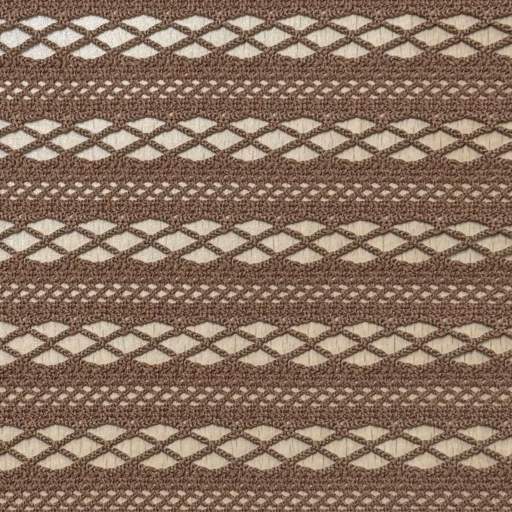
#> input picture aligned_1024ver/pattern01.jpg, 1024 x 1024 px (shown at 1/2 size); its folder holds only this picture in this run
$ python cvgaussiansobel.py
#> lines starting #> are read from the running program, lines starting #| are printed output that depends on the picture; after the words box and inside, x2 and y2 are one past the last pixel; in counts of white or black regions, pixels touching at a corner belong together
"""Sobel 기울기 벡터로 1024x1024 이미지의 가로/세로 반복 크기를 추정한다."""

from __future__ import annotations
import argparse
import csv
import math
from dataclasses import dataclass
from pathlib import Path
import cv2 as cv
import numpy as np

SAVE_SCORE_CSV = True
SCORE_TOLERANCE = 0.15
IMAGE_SIZE = 1024          # 입력 이미지는 반드시 1024x1024
BLUR_SIGMA = 2.0           # 가우시안 블러 시그마(px)
BLUR_KSIZE = 13            # 약 6*sigma + 1, 홀수
EXTENSIONS = {".jpg", ".jpeg", ".png", ".bmp", ".tif", ".tiff", ".webp"}


@dataclass(frozen=True)
class AxisCandidate:
    """한 축에서 조사한 이동량 후보와 점수."""

    shift_px: int
    period_px: float
    score: float
    passed: bool


@dataclass(frozen=True)
class AxisResult:
    """한 축의 최종 주기와 후보 정보."""

    period_px: float
    score: float
    candidates: tuple[AxisCandidate, ...]
    selected_shift: int


def read_image(path: str | Path) -> np.ndarray:
    """이미지를 BGR로 읽고 1024x1024인지 검사한다.

    cv.imread는 한글 등 비ASCII 경로에서 실패할 수 있어 imdecode로 읽는다.
    """
    data = np.fromfile(str(path), dtype=np.uint8)
    image = cv.imdecode(data, cv.IMREAD_COLOR)
    if image is None:
        raise ValueError(f"이미지를 읽을 수 없습니다: {path}")
    return check_size(image, Path(path).name)


def check_size(image: np.ndarray, name: str = "image") -> np.ndarray:
    """입력이 정확히 1024x1024가 아니면 오류를 낸다."""
    if image.shape[:2] != (IMAGE_SIZE, IMAGE_SIZE):
        h, w = image.shape[:2]
        raise ValueError(f"이미지 크기는 {IMAGE_SIZE}x{IMAGE_SIZE}이어야 합니다: {name} ({w}x{h})")
    return image


def write_image(path: str | Path, image: np.ndarray) -> None:
    """한글 경로에서도 저장되도록 imencode + tofile로 쓴다."""
    ok, buffer = cv.imencode(Path(path).suffix or ".png", image)
    if not ok:
        raise ValueError(f"이미지를 저장할 수 없습니다: {path}")
    buffer.tofile(str(path))


def _refine_period(scores: np.ndarray, shift: int, lo: int, hi: int) -> float:
    """이웃한 세 점수로 정수 이동량을 포물선 보간하고 소수 첫째 자리로 반올림한다."""
    offset = 0.0
    if lo < shift < hi:
        left, center, right = map(float, scores[shift - 1:shift + 2])
        # 2차 차분이 양수일 때만 아래로 볼록한 최솟값이다.
        curvature = left - 2 * center + right
        if curvature > 1e-8:
            offset = float(np.clip(0.5 * (left - right) / curvature, -0.5, 0.5))
    return round(shift + offset, 1)


def _axis_period(gx: np.ndarray, gy: np.ndarray, axis: int) -> AxisResult | None:
    """한 축의 기울기 벡터 차이를 비교해 가장 작은 허용 주기를 선택한다."""
    length = gx.shape[axis]
    # 이미지 안에 대략 3~100회 반복이 들어오는 이동량 범위만 조사한다.
    lo = max(2, math.ceil(length / 100))
    hi = min(length - 1, math.floor(length / 3))
    if hi < lo:
        return None

    # 이동량별 점수를 저장한다. 인덱스는 곧 이동 픽셀 수이다.
    scores = np.full(hi + 2, np.nan, dtype=np.float64)
    for shift in range(lo - 1, hi + 2):
        if axis == 1:
            dx = gx[:, shift:] - gx[:, :-shift]
            dy = gy[:, shift:] - gy[:, :-shift]
        else:
            dx = gx[shift:, :] - gx[:-shift, :]
            dy = gy[shift:, :] - gy[:-shift, :]
        # (Gx, Gy) 차이 벡터의 유클리드 거리 평균
        scores[shift] = float(np.mean(cv.magnitude(dx, dy)))

    # lo와 hi도 바깥 이웃과 비교해 경계의 국소 최솟값을 확인한다.
    local_minima = [
        shift for shift in range(lo, hi + 1)
        if scores[shift] <= scores[shift - 1]
        and scores[shift] <= scores[shift + 1]
        and (scores[shift] < scores[shift - 1] or scores[shift] < scores[shift + 1])
    ]
    if not local_minima:
        return None

    finite_scores = scores[lo:hi + 1]
    threshold = float(np.min(finite_scores)) + SCORE_TOLERANCE
    # 허용 범위 안의 국소 최솟값 중 가장 짧은 주기를 선택해 배수(2P, 3P)를 피한다.
    accepted = [shift for shift in local_minima if scores[shift] <= threshold]
    chosen = min(accepted) if accepted else int(np.argmin(finite_scores) + lo)

    # 점수 상위 후보를 보존하되, 실제 선택된 이동량은 반드시 포함한다.
    ranked = sorted(
        (chosen, *sorted(
            (shift for shift in local_minima if shift != chosen),
            key=lambda shift: (scores[shift], shift),
        )[:3]),
        key=lambda shift: (scores[shift], shift),
    )
    candidates = tuple(
        AxisCandidate(shift_px=shift, period_px=float(shift),
                      score=float(scores[shift]), passed=bool(scores[shift] <= threshold))
        for shift in ranked
    )
    return AxisResult(_refine_period(scores, chosen, lo, hi),
                      float(scores[chosen]), candidates, chosen)


def find_repeat_size(image: np.ndarray | str | Path
                     ) -> tuple[AxisResult | None, AxisResult | None] | None:
    """회색조 변환 → 가우시안 블러 → Sobel 후 (가로 축 결과, 세로 축 결과)를 계산한다."""
    if not isinstance(image, np.ndarray):
        image = read_image(image)
    check_size(image)
    gray = image if image.ndim == 2 else cv.cvtColor(image, cv.COLOR_BGR2GRAY)
    gray = gray.astype(np.float32) / 255

    # OpenCV 가우시안 블러 (sigma = 2px). 커널은 sigma의 약 6배.
    gray = cv.GaussianBlur(gray, (BLUR_KSIZE, BLUR_KSIZE), BLUR_SIGMA)

    # 전체 이미지에서 먼저 Sobel 미분을 계산한다. 먼저 잘라내면 경계 인공물이 생긴다.
    gx = cv.Sobel(gray, cv.CV_64F, 1, 0, ksize=5)
    gy = cv.Sobel(gray, cv.CV_64F, 0, 1, ksize=5)
    # 기울기가 거의 없으면 비교할 정보가 없다.
    if np.mean(cv.magnitude(gx, gy)) < 1e-6:
        return None

    # axis=1은 가로 방향, axis=0은 세로 방향의 주기 탐색이다.
    x = _axis_period(gx, gy, 1)
    y = _axis_period(gx, gy, 0)
    if x is None and y is None:
        return None
    return x, y


def _patch_size(result: tuple[AxisResult | None, AxisResult | None]) -> tuple[int, int]:
    """추정 주기를 패치 크기로 바꾼다. 실패한 축은 기본값 100px, 범위는 1~1024로 제한한다."""
    x, y = result
    width = max(1, min(IMAGE_SIZE, round(x.period_px if x is not None else 100.0)))
    height = max(1, min(IMAGE_SIZE, round(y.period_px if y is not None else 100.0)))
    return width, height


def save_visualization(image: np.ndarray | str | Path,
                       result: tuple[AxisResult | None, AxisResult | None] | None,
                       output: str | Path) -> None:
    """중앙의 추정 반복 패치와 주기/점수를 표시한 이미지를 저장한다."""
    canvas = (read_image(image) if not isinstance(image, np.ndarray) else image).copy()
    h, w = canvas.shape[:2]
    if result is not None:
        x, y = result
        width = x.period_px if x is not None else 100.0
        height = y.period_px if y is not None else 100.0
        left, top = round((w - width) / 2), round((h - height) / 2)
        cv.rectangle(canvas, (left, top), (round(left + width), round(top + height)),
                     (35, 35, 255), 2)  # BGR 빨강
        label = f"Width: {width:.1f}px   Height: {height:.1f}px"
        scores = f"X score: {x.score:.3f}" if x is not None else "X score: N/A"
        scores += f"   Y score: {y.score:.3f}" if y is not None else "   Y score: N/A"
        if x is None or y is None:
            label += "   (100.0px = default)"
        lines = [label, scores]
    else:
        lines = ["Repeat not found"]

    # 텍스트 크기에 맞춘 반투명 검정 패널 위에 글자를 쓴다.
    font, scale, thick = cv.FONT_HERSHEY_SIMPLEX, max(0.6, w / 1700), 2
    sizes = [cv.getTextSize(t, font, scale, thick)[0] for t in lines]
    line_h = max(s[1] for s in sizes) + 14
    panel_w = max(s[0] for s in sizes) + 30
    overlay = canvas.copy()
    cv.rectangle(overlay, (10, 10), (min(w - 10, 10 + panel_w), 20 + line_h * len(lines)),
                 (0, 0, 0), -1)
    canvas = cv.addWeighted(overlay, 0.8, canvas, 0.2, 0)
    for i, text in enumerate(lines):
        cv.putText(canvas, text, (20, 10 + line_h * (i + 1)), font, scale,
                   (255, 255, 255), thick, cv.LINE_AA)
    write_image(output, canvas)


def save_tiled_image(image: np.ndarray | str | Path,
                     result: tuple[AxisResult | None, AxisResult | None],
                     output: str | Path) -> None:
    """추정한 한 주기 패치를 1024x1024 캔버스 전체에 반복 배치해 저장한다."""
    source = read_image(image) if not isinstance(image, np.ndarray) else image
    width, height = _patch_size(result)
    # 이미지 중심에서 한 주기 패치를 잘라낸다.
    left, top = (IMAGE_SIZE - width) // 2, (IMAGE_SIZE - height) // 2
    patch = source[top:top + height, left:left + width]
    # 패치가 캔버스 중앙에 오도록 위치별 패치 인덱스를 계산해 반복 배치한다.
    xs = (np.arange(IMAGE_SIZE) - left) % width
    ys = (np.arange(IMAGE_SIZE) - top) % height
    write_image(output, patch[np.ix_(ys, xs)])


def main() -> None:
    """명령행 인수를 검증하고 이미지별 분석, 시각화, CSV 출력을 수행한다."""
    parser = argparse.ArgumentParser(description=__doc__)
    project_dir = Path(__file__).resolve().parent
    parser.add_argument("image", nargs="?", type=Path,
                        default=project_dir / "aligned_1024ver",
                        help="입력 이미지 또는 이미지 폴더 (기본값: aligned_1024ver)")
    parser.add_argument("-o", "--output-dir", "--output_dir", type=Path,
                        default=project_dir / "outputs_sobel",
                        help="결과 이미지 저장 폴더 (기본값: outputs_sobel)")
    args = parser.parse_args()

    if args.image.is_dir():
        images = sorted(p for p in args.image.iterdir()
                        if p.is_file() and p.suffix.lower() in EXTENSIONS)
    elif args.image.is_file():
        images = [args.image]
    else:
        parser.error(f"입력 파일 또는 폴더를 찾을 수 없습니다: {args.image}")
    if not images:
        parser.error(f"입력 폴더에 이미지가 없습니다: {args.image}")
    # 처리 시작 전에 모든 이미지가 1024x1024인지 먼저 검증한다.
    for image_path in images:
        try:
            read_image(image_path)
#> in read_image, image is the input picture: shape (1024, 1024, 3); mean B, G, R 96.2, 113.4, 137.3
        except ValueError as error:
            parser.error(str(error))

    # 기존 결과를 덮어쓰지 않도록 빈 번호의 폴더를 새로 만든다.
    output_dir = args.output_dir
    number = 2
    while True:
        try:
            output_dir.mkdir(parents=True, exist_ok=False)
            break
        except FileExistsError:
            output_dir = args.output_dir.with_name(f"{args.output_dir.name}{number}")
            number += 1

    rows = []
    for image_path in images:
        image = read_image(image_path)
        output = output_dir / f"{image_path.stem}_patch.png"
        result = find_repeat_size(image)
#> after the loop in _axis_period, `for shift in range(lo - 1, hi + 2):`:
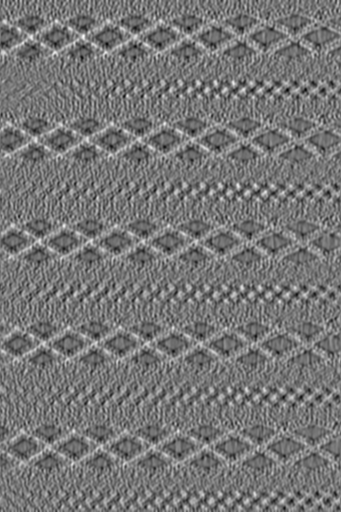
#> dx: shape (1024, 682) float64 (shown at 1/2 size); min -12.11, max 13.97, mean 0.00269; drawn with min black and max white
#> in _axis_period, `local_minima = [ shift for shift in range(lo, hi + 1) if scores[shift]..`: local_minima = [35, 70, 105, 139, 174, 209, 244, 279, 313]
#> in _axis_period, `finite_scores = scores[lo:hi + 1]`: finite_scores = 331 values, max 4.37 at index 42, min 1.99 at index 94, mean 3.83
#> in _axis_period, `threshold = float(np.min(finite_scores)) + SCORE_TOLERANCE`: threshold = 2.14
#> in _axis_period, `accepted = [shift for shift in local_minima if scores[shift] <= thresh..`: accepted = [105]
#> in _axis_period, `chosen = min(accepted) if accepted else int(np.argmin(finite_scores) +..`: chosen = 105
#> in _axis_period, `ranked = sorted( (chosen, *sorted( (shift for shift in local_minima if..`: ranked = [105, 209, 313, 35]
#> in _refine_period, `left, center, right = map(float, scores[shift - 1:shift + 2])`: left = 2.03; center = 1.99; right = 2.05
#> in _refine_period, `curvature = left - 2 * center + right`: curvature = 0.0921
#> in _refine_period, `offset = float(np.clip(0.5 * (left - right) / curvature, -0.5, 0.5))`: offset = -0.108
#> call 2 of _axis_period, with axis = 0
#> the loop in _axis_period (call 2), `for shift in range(lo - 1, hi + 2):` made 333 passes
#> pass 1, in _axis_period (call 2), `dy = gy[shift:, :] - gy[:-shift, :]`:
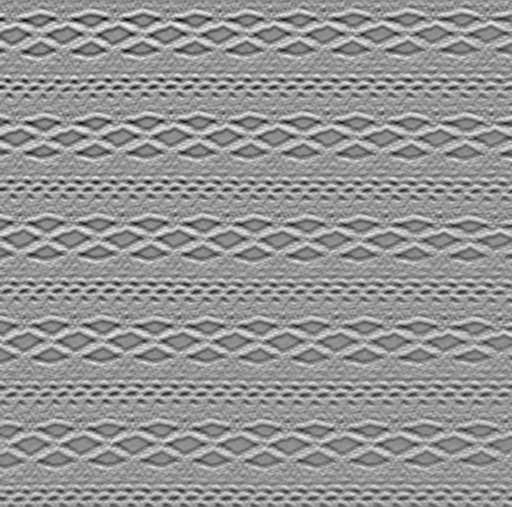
#> dy: shape (1014, 1024) float64 (shown at 1/2 size); min -21.22, max 15.37, mean -0.0122; drawn with min black and max white
#> after the loop in _axis_period (call 2), `for shift in range(lo - 1, hi + 2):`:
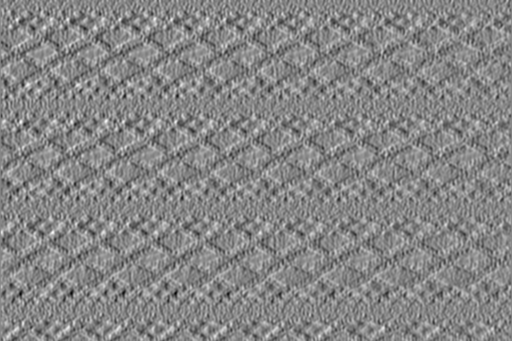
#> dx: shape (682, 1024) float64 (shown at 1/2 size); min -14.69, max 13.23, mean -0.00172; drawn with min black and max white
#> in _axis_period (call 2), `local_minima = [ shift for shift in range(lo, hi + 1) if scores[shift]..`: local_minima = [18, 30, 44, 59, 76, 101, 121, 144, 175, 189, 205, 220, 238, 265, 299, 324]
#> in _axis_period (call 2), `finite_scores = scores[lo:hi + 1]`: finite_scores = 331 values, max 4.71 at index 217, min 3.62 at index 194, mean 4.41
#> in _axis_period (call 2), `threshold = float(np.min(finite_scores)) + SCORE_TOLERANCE`: threshold = 3.77
#> in _axis_period (call 2), `accepted = [shift for shift in local_minima if scores[shift] <= thresh..`: accepted = [205]
#> in _axis_period (call 2), `chosen = min(accepted) if accepted else int(np.argmin(finite_scores) +..`: chosen = 205
#> in _axis_period (call 2), `ranked = sorted( (chosen, *sorted( (shift for shift in local_minima if..`: ranked = [205, 59, 265, 144]
        save_visualization(image, result, output)
#> in save_visualization, `width = x.period_px if x is not None else 100.0`: width = 104.9
#> in save_visualization, `height = y.period_px if y is not None else 100.0`: height = 205.4
#> in save_visualization, `left, top = round((w - width) / 2), round((h - height) / 2)`: left = 460; top = 409
#> in save_visualization, `cv.rectangle(canvas, (left, top), (round(left + width), round(top + he..`:
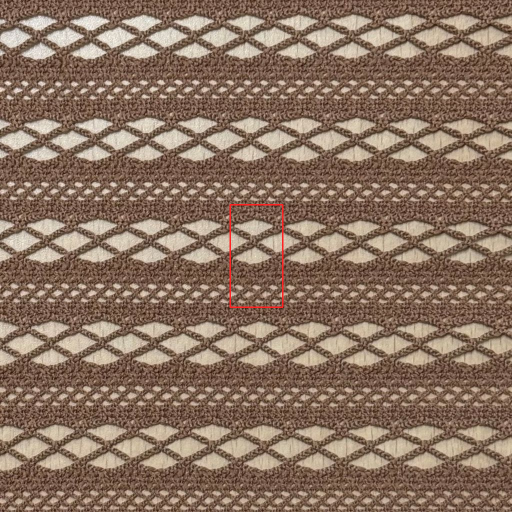
#> canvas: shape (1024, 1024, 3) (shown at 1/2 size); 0.18% of pixels changed, all inside (x1, y1, x2, y2) = (459, 408, 567, 616)
#> in save_visualization, `label = f"Width: {width:.1f}px   Height: {height:.1f}px"`: label = 'Width: 104.9px   Height: 205.4px'
#> in save_visualization, `scores = f"X score: {x.score:.3f}" if x is not None else "X score: N/A"`: scores = 'X score: 1.990'
#> in save_visualization, `scores += f"   Y score: {y.score:.3f}" if y is not None else "   Y sco..`: scores = 'X score: 1.990   Y score: 3.619'
#> in save_visualization, `lines = [label, scores]`: lines = ['Width: 104.9px   Height: 205.4px', 'X score: 1.990   Y score: 3.619']
#> in save_visualization, `sizes = [cv.getTextSize(t, font, scale, thick)[0] for t in lines]`: sizes = [(322, 14), (315, 14)]
#> in save_visualization, `line_h = max(s[1] for s in sizes) + 14`: line_h = 28
#> in save_visualization, `panel_w = max(s[0] for s in sizes) + 30`: panel_w = 352
#> in save_visualization, `cv.rectangle(overlay, (10, 10), (min(w - 10, 10 + panel_w), 20 + line_..`:
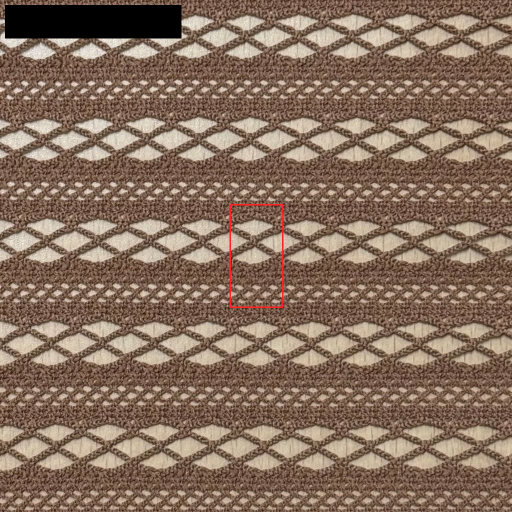
#> overlay: shape (1024, 1024, 3) (shown at 1/2 size); 2.26% of pixels changed, all inside (x1, y1, x2, y2) = (10, 10, 363, 77)
#> the loop in save_visualization, `for i, text in enumerate(lines):` made 2 passes
#> text on passes 1 to 2: 'Width: 104.9px   Height: 205.4px', 'X score: 1.990   Y score: 3.619'
#> after the loop in save_visualization, `for i, text in enumerate(lines):`:
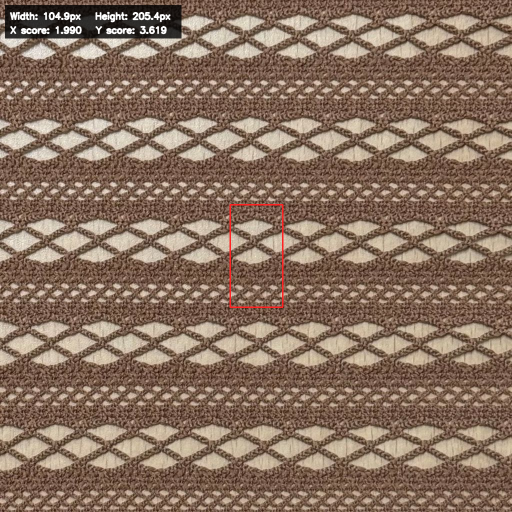
#> canvas: shape (1024, 1024, 3) (shown at 1/2 size); mean B, G, R 95, 111.9, 135.8
        if result is not None:
            save_tiled_image(image, result, output_dir / f"{image_path.stem}_tiled.png")
#> in _patch_size, `width = max(1, min(IMAGE_SIZE, round(x.period_px if x is not None else..`: width = 105
#> in _patch_size, `height = max(1, min(IMAGE_SIZE, round(y.period_px if y is not None els..`: height = 205
#> in save_tiled_image, `width, height = _patch_size(result)`: width = 105; height = 205
#> in save_tiled_image, `left, top = (IMAGE_SIZE - width) // 2, (IMAGE_SIZE - height) // 2`: left = 459; top = 409
#> in save_tiled_image, `patch = source[top:top + height, left:left + width]`:
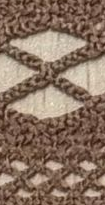
#> patch: shape (205, 105, 3); mean B, G, R 96.2, 112.9, 136.6
#> in save_tiled_image, `xs = (np.arange(IMAGE_SIZE) - left) % width`: xs = 1024 values, max 104 at index 38, min 0 at index 39, mean 51.99
#> in save_tiled_image, `ys = (np.arange(IMAGE_SIZE) - top) % height`: ys = 1024 values, max 204 at index 203, min 0 at index 204, mean 102.1
        x, y = result if result is not None else (None, None)
        x_period = x.period_px if x is not None else 100.0
#> x_period = 104.9
        y_period = y.period_px if y is not None else 100.0
#> y_period = 205.4
        value = ("못 찾음" if result is None else
                 f"가로 {x_period:.1f}px, 세로 {y_period:.1f}px")
#> value = '가로 104.9px, 세로 205.4px'
        print(f"{image_path.name}: {value} -> {output}")
#| pattern01.jpg: 가로 104.9px, 세로 205.4px -> outputs_sobel/pattern01_patch.png
        for axis, axis_result, selected_period in (("x", x, x_period), ("y", y, y_period)):
            if axis_result is None:
                rows.append({
                    "image": image_path.name, "axis": axis, "status": "failed",
                    "shift_px": "", "period_px": "", "score": "",
                    "pass": False, "selected": False, "selected_period_px": "",
                })
                continue
            for candidate in axis_result.candidates:
                is_selected = candidate.shift_px == axis_result.selected_shift
                rows.append({
                    "image": image_path.name, "axis": axis, "status": "success",
                    "shift_px": candidate.shift_px,
                    "period_px": candidate.period_px,
                    "score": f"{candidate.score:.3f}",
                    "pass": candidate.passed,
                    "selected": is_selected,
                    "selected_period_px": selected_period if is_selected else "",
                })
#> this loop made 2 passes
#> (axis, selected_period) on passes 1 to 2: ('x', 104.9), ('y', 205.4)
#> after the loop, rows = 8 items
    if SAVE_SCORE_CSV:
        with (output_dir / "sobel_scores.csv").open("w", newline="", encoding="utf-8-sig") as handle:
            writer = csv.DictWriter(handle, fieldnames=("image", "axis", "status", "shift_px",
                                                         "period_px", "score", "pass", "selected",
                                                         "selected_period_px"))
            writer.writeheader()
            writer.writerows(rows)


if __name__ == "__main__":
    main()
